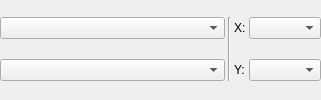
             <widget class="QWidget" name="page_PlotPixel_ScatterValue">
              <layout class="QGridLayout" name="gridLayout_12">
               <property name="leftMargin">
                <number>0</number>
               </property>
               <property name="topMargin">
                <number>0</number>
               </property>
               <property name="rightMargin">
                <number>0</number>
               </property>
               <property name="bottomMargin">
                <number>0</number>
               </property>
               <property name="spacing">
                <number>3</number>
               </property>
               <item row="0" column="1" rowspan="2">
                <widget class="Line" name="line_PlotPixel_ScatterValue">
                 <property name="orientation">
                  <enum>Qt::Vertical</enum>
                 </property>
                </widget>
               </item>
               <item row="1" column="3">
                <widget class="QComboBox" name="comboBox_PlotPixel_ScatterValue_Image_Y"/>
               </item>
               <item row="1" column="2">
                <widget class="QLabel" name="label_PlotPixel_ScatterValue_Y">
                 <property name="sizePolicy">
                  <sizepolicy hsizetype="Maximum" vsizetype="Preferred">
                   <horstretch>0</horstretch>
                   <verstretch>0</verstretch>
                  </sizepolicy>
                 </property>
                 <property name="text">
                  <string>Y:</string>
                 </property>
                </widget>
               </item>
               <item row="0" column="3">
                <widget class="QComboBox" name="comboBox_PlotPixel_ScatterValue_Image_X"/>
               </item>
               <item row="0" column="2">
                <widget class="QLabel" name="label_PlotPixel_ScatterValue_X">
                 <property name="sizePolicy">
                  <sizepolicy hsizetype="Maximum" vsizetype="Preferred">
                   <horstretch>0</horstretch>
                   <verstretch>0</verstretch>
                  </sizepolicy>
                 </property>
                 <property name="text">
                  <string>X:</string>
                 </property>
                </widget>
               </item>
               <item row="1" column="0">
                <widget class="QComboBox" name="comboBox_PlotPixel_ScatterValue_Component">
                 <property name="sizePolicy">
                  <sizepolicy hsizetype="Preferred" vsizetype="Preferred">
                   <horstretch>0</horstretch>
                   <verstretch>0</verstretch>
                  </sizepolicy>
                 </property>
                 <property name="minimumSize">
                  <size>
                   <width>225</width>
                   <height>0</height>
                  </size>
                 </property>
                 <property name="maximumSize">
                  <size>
                   <width>225</width>
                   <height>16777215</height>
                  </size>
                 </property>
                </widget>
               </item>
               <item row="0" column="0">
                <widget class="QComboBox" name="comboBox_PlotPixel_ScatterValue_Mode">
                 <property name="minimumSize">
                  <size>
                   <width>225</width>
                   <height>0</height>
                  </size>
                 </property>
                 <property name="maximumSize">
                  <size>
                   <width>225</width>
                   <height>16777215</height>
                  </size>
                 </property>
                </widget>
               </item>
              </layout>
             </widget>
